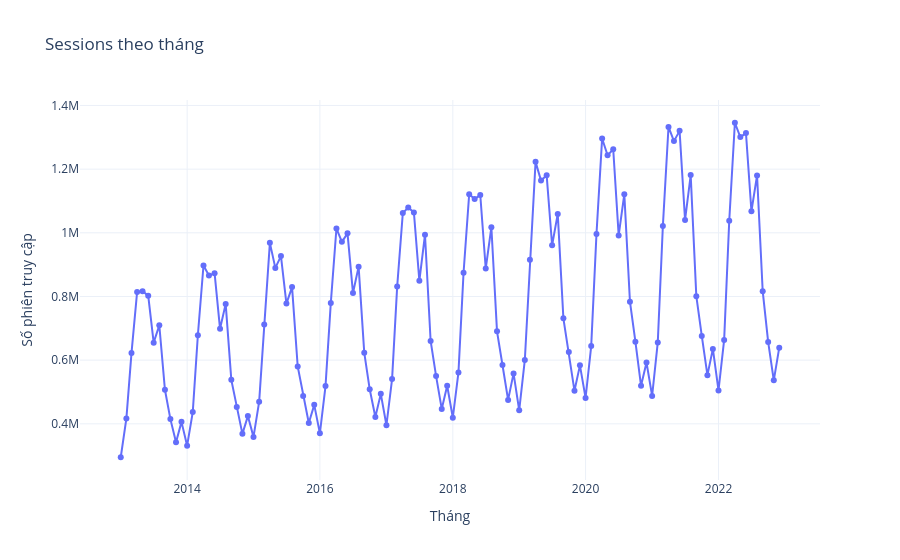

Notebook code for this chart:
### Code cell
# Chuyển cột date về dạng datetime và tạo cột tháng
web_traffic['month'] = pd.to_datetime(web_traffic['date']).dt.to_period('M').dt.to_timestamp()

# Tổng hợp sessions theo tháng
monthly_sessions = web_traffic.groupby('month')['sessions'].sum().reset_index()

fig = px.line(
    monthly_sessions,
    x='month',
    y='sessions',
    title='Sessions theo tháng',
    labels={'month': 'Tháng', 'sessions': 'Số phiên truy cập'},
    markers=True
)
fig.update_layout(template='plotly_white')
fig.show()
